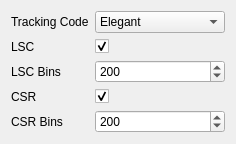
             <widget class="QWidget" name="tab_4">
              <attribute name="title">
               <string>Settings</string>
              </attribute>
              <layout class="QFormLayout" name="formLayout_3">
               <item row="0" column="0">
                <widget class="QLabel" name="label_3">
                 <property name="text">
                  <string>Tracking Code</string>
                 </property>
                </widget>
               </item>
               <item row="0" column="1">
                <widget class="QComboBox" name="comboBox_2">
                 <property name="minimumSize">
                  <size>
                   <width>130</width>
                   <height>0</height>
                  </size>
                 </property>
                 <property name="accessibleName">
                  <string>simulation:tracking_code:C2V</string>
                 </property>
                 <property name="currentIndex">
                  <number>1</number>
                 </property>
                 <item>
                  <property name="text">
                   <string>ASTRA</string>
                  </property>
                 </item>
                 <item>
                  <property name="text">
                   <string>Elegant</string>
                  </property>
                 </item>
                </widget>
               </item>
               <item row="3" column="0">
                <widget class="QLabel" name="label_8">
                 <property name="text">
                  <string>CSR</string>
                 </property>
                </widget>
               </item>
               <item row="3" column="1">
                <widget class="QCheckBox" name="checkBox_2">
                 <property name="accessibleName">
                  <string>simulation:csr:C2V</string>
                 </property>
                 <property name="text">
                  <string/>
                 </property>
                 <property name="checked">
                  <bool>true</bool>
                 </property>
                </widget>
               </item>
               <item row="4" column="1">
                <widget class="QSpinBox" name="spinBox">
                 <property name="accessibleName">
                  <string>simulation:csr_bins:C2V</string>
                 </property>
                 <property name="minimum">
                  <number>10</number>
                 </property>
                 <property name="maximum">
                  <number>1000</number>
                 </property>
                 <property name="singleStep">
                  <number>10</number>
                 </property>
                 <property name="value">
                  <number>200</number>
                 </property>
                </widget>
               </item>
               <item row="4" column="0">
                <widget class="QLabel" name="label_9">
                 <property name="text">
                  <string>CSR Bins</string>
                 </property>
                </widget>
               </item>
               <item row="1" column="0">
                <widget class="QLabel" name="label_6">
                 <property name="text">
                  <string>LSC</string>
                 </property>
                </widget>
               </item>
               <item row="1" column="1">
                <widget class="QCheckBox" name="checkBox_3">
                 <property name="accessibleName">
                  <string>simulation:lsc:C2V</string>
                 </property>
                 <property name="text">
                  <string/>
                 </property>
                 <property name="checked">
                  <bool>true</bool>
                 </property>
                </widget>
               </item>
               <item row="2" column="0">
                <widget class="QLabel" name="label_10">
                 <property name="text">
                  <string>LSC Bins</string>
                 </property>
                </widget>
               </item>
               <item row="2" column="1">
                <widget class="QSpinBox" name="spinBox_2">
                 <property name="accessibleName">
                  <string>simulation:lsc_bins:C2V</string>
                 </property>
                 <property name="maximum">
                  <number>1000</number>
                 </property>
                 <property name="value">
                  <number>200</number>
                 </property>
                </widget>
               </item>
              </layout>
             </widget>
